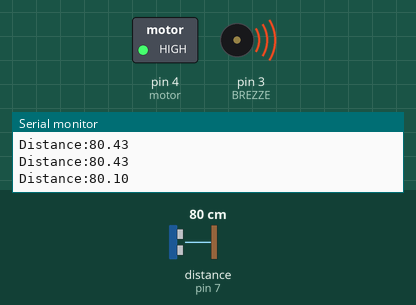
Simulated run of this sketch. Board: Arduino Uno, built with avr-gcc and run on an emulated ATmega328P. Shown: switched loads named in the sketch (green lamp = pin HIGH), buzzer (waves = sounding), the last lines printed to the serial monitor. Wiring (inferred from the names in the program): ultrasonic range finder: trigger pin 6; echo pin 7. Dashed ring = blinking. The test bench sets the inputs (shaded band); at power-on: distance to the obstacle (sensor on pin 7) 80 cm. The echo pulse lasts 58.3 µs per cm; pins used as bus, display or sensor lines are not drawn.

Above: at 1.2 s.
1.3 s: distance to the obstacle (sensor on pin 7) set to 120 cm
At 2.8 s:
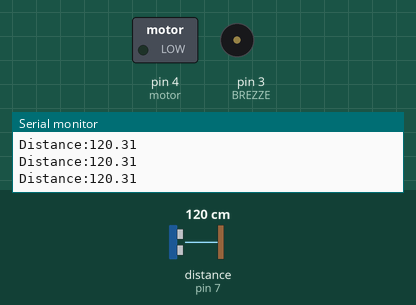
3.7 s: distance to the obstacle (sensor on pin 7) set to 9 cm
At 4.0 s:
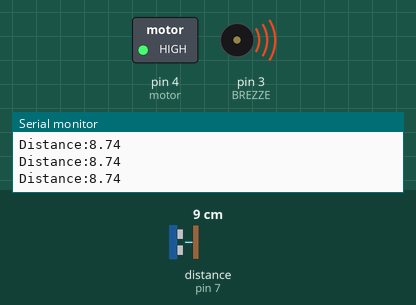
6.7 s: distance to the obstacle (sensor on pin 7) set to 60 cm
At 6.7 s:
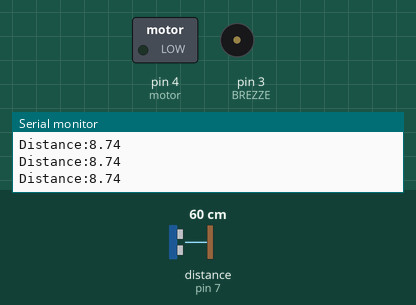
8.2 s: distance to the obstacle (sensor on pin 7) set to 4 cm
At 8.51 s:
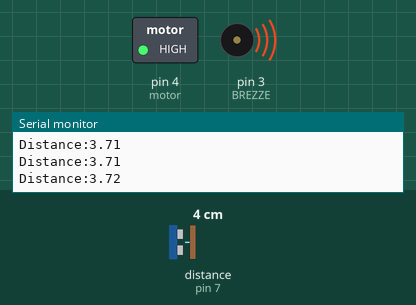
Timing chart, 0 to 12.2 s (numbered marks = the images above; inputs shaded):
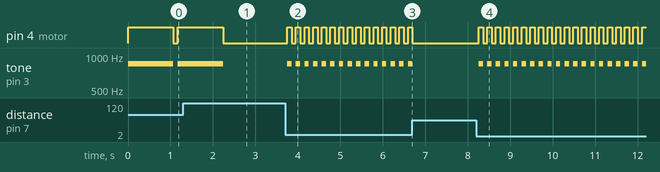

The sketch:

detect.ino
```cpp
#define Echo 7 // Echo回声脚
#define Trig 6 //  Trig 触发脚
int Front_Distance = 0;//

#define BREZZE 3
#define motor 4

//const int dis_bound=
unsigned long timer1 = 0;
unsigned long timer2 = 0;
bool flag1=true;
bool flag2=true;
bool flag3=true;
bool flag4=true;
bool flag5=true;
void setup() {
  // put your setup code here, to run once:

  Serial.begin(9600);  // start serial for output
  pinMode(Echo, INPUT);    // 定义超声波输入脚
  pinMode(Trig, OUTPUT);   // 定义超声波输出脚
  pinMode(BREZZE,OUTPUT);
  pinMode(motor,OUTPUT);
  timer1 = millis();
}

void loop() {
Front_Distance = 10*Distance_test();

if ((Front_Distance > 800 && Front_Distance < 1000) && flag1)
{
flag1=false;
tone(BREZZE,850);
digitalWrite(motor,HIGH);
timer1 = millis();
}
else if ((Front_Distance > 600 && Front_Distance < 800) && flag2)
{
flag2=false;
tone(BREZZE,850);
digitalWrite(motor,HIGH);
timer1 = millis();
}
else if ((Front_Distance > 400 && Front_Distance < 600) && flag3)
{
flag3=false;
tone(BREZZE,850);
digitalWrite(motor,HIGH);
timer1 = millis();
}else if ( Front_Distance < 400 && flag4)
{
flag4=false;
tone(BREZZE,850);
digitalWrite(motor,HIGH);
timer1 = millis();
timer2=millis();
}
if (!flag1){
if ((millis()-timer1) >1000){
noTone(BREZZE);
digitalWrite(motor,LOW);
flag1=true;
}
}
if (!flag2){
if ((millis()-timer1) >500){
noTone(BREZZE);
digitalWrite(motor,LOW);
flag2=true;
}
}
if (!flag3){
if ((millis()-timer1) >200){
noTone(BREZZE);
digitalWrite(motor,LOW);
flag3=true;
}

}
if (!flag4){
if ((millis()-timer1) >50){
noTone(BREZZE);
digitalWrite(motor,LOW);
flag4=true;
}

}
delay(100);
}

float Distance_test()   // 量出前方距离
{
  digitalWrite(Trig, LOW);   // 给触发脚低电平2μs
  delayMicroseconds(2);
  digitalWrite(Trig, HIGH);  // 给触发脚高电平10μs，这里至少是10μs
  delayMicroseconds(10);
  digitalWrite(Trig, LOW);    // 持续给触发脚低电
  float Fdistance = pulseIn(Echo, HIGH);  // 读取高电平时间(单位：微秒)
  Fdistance= Fdistance/58;       //为什么除以58等于厘米，  Y米=（X秒*344）/2
  // X秒=（ 2*Y米）/344 ==》X秒=0.0058*Y米 ==》厘米=微秒/58
  Serial.print("Distance:");      //输出距离（单位：厘米）
  Serial.println(Fdistance);         //显示距离
  //Distance = Fdistance;
  return Fdistance;
}
```

Measured:
- after the input at 1.3 s, pin 4 (motor): goes on until 2.2 s, then stays LOW; tone on pin 3 (BREZZE): goes on until 2.2 s, then stays silent
- after the input at 3.7 s, pin 4 (motor): alternates HIGH for 0.10 s and LOW for 0.10 s, starting after 0.05 s; tone on pin 3 (BREZZE): alternates 850 Hz for 0.10 s and silent for 0.10 s, starting after 0.05 s
- after the input at 6.7 s, pin 4 (motor): stops changing and stays LOW; tone on pin 3 (BREZZE): stops changing and stays silent
- after the input at 8.2 s, pin 4 (motor): alternates HIGH for 0.10 s and LOW for 0.10 s, starting after 0.06 s; tone on pin 3 (BREZZE): alternates 850 Hz for 0.10 s and silent for 0.10 s, starting after 0.06 s
